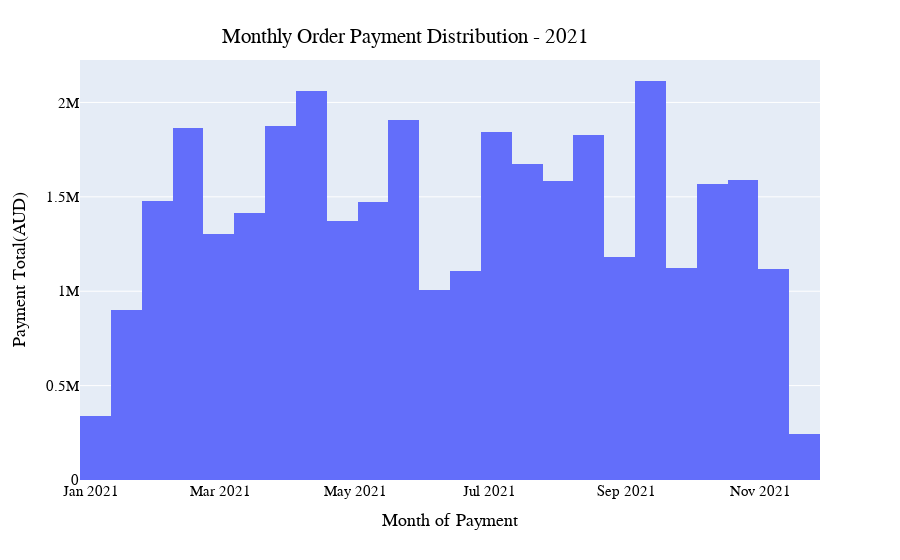

The cell this chart's notebook holds for it:
### Code cell
#barplot of order prices over time
age_df = px.data.tips()
fig = px.histogram(
    orders, 
    x = "delivery_date", 
    y='payment',
    hover_data = orders.columns #interactive element
)

fig.update_layout(#reconfigure labels
        title = {
            'text' : 'Monthly Order Payment Distribution - 2021',
            'y':0.95,
            'x':0.45,
            'xanchor':'center',
            'yanchor':'top'
        },
        xaxis_title='Month of Payment',
        yaxis_title='Payment Total(AUD)',
        font=dict(
            family='monospace', 
            size=15, 
            color='Black'))
fig.show()

### Figure 1 — Plotly figure (JSON) as saved in the notebook; plotly's stock layout.template omitted (floating-point values rounded to 4 significant figures; data arrays with more than 128 entries replaced by an {"elided": "..."} marker saying what was removed)
{"data": [{"alignmentgroup": "True", "bingroup": "x", "histfunc": "sum", "hovertemplate": "delivery_date=%{x}<br>sum of payment=%{y}<extra></extra>", "legendgroup": "", "marker": {"color": "#636efa", "pattern": {"shape": ""}}, "name": "", "offsetgroup": "", "orientation": "v", "showlegend": false, "type": "histogram", "x": {"elided": "1000 str values"}, "xaxis": "x", "y": {"elided": "1000 int values"}, "yaxis": "y"}], "layout": {"barmode": "relative", "font": {"color": "Black", "family": "monospace", "size": 15}, "legend": {"tracegroupgap": 0}, "margin": {"t": 60}, "title": {"text": "Monthly Order Payment Distribution - 2021", "x": 0.45, "xanchor": "center", "y": 0.95, "yanchor": "top"}, "xaxis": {"anchor": "y", "domain": [0, 1], "title": {"text": "Month of Payment"}}, "yaxis": {"anchor": "x", "domain": [0, 1], "title": {"text": "Payment Total(AUD)"}}}}
